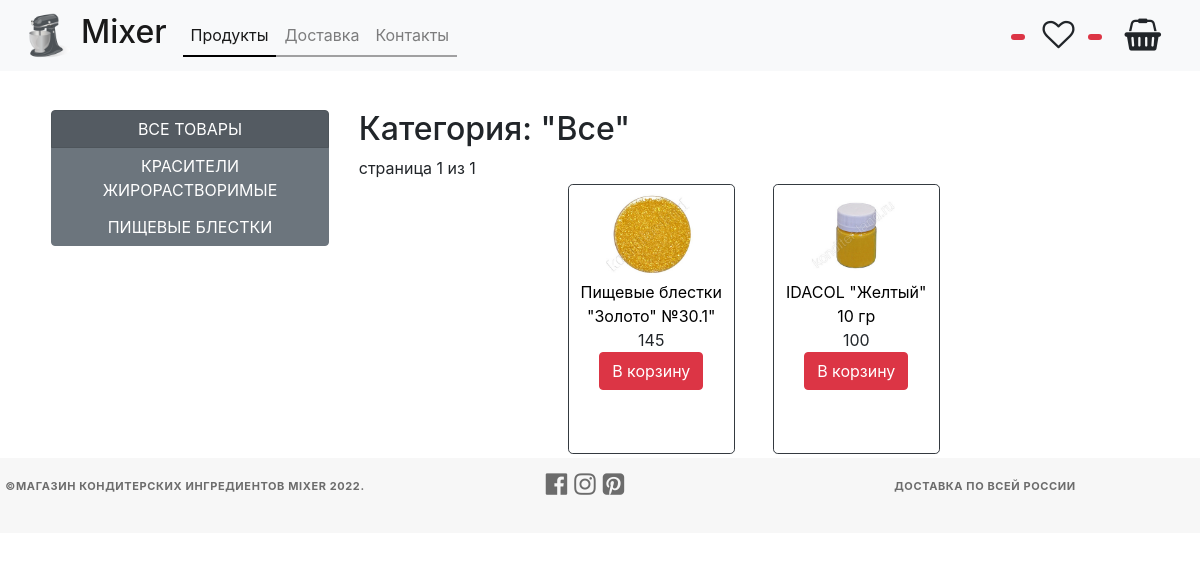
Screenshot of /category/0/products/ with the database file from the repository.
### mainapp/models.py (models this page shows, shortened)
class ProductCategory(models.Model):
    name = models.CharField('имя категории', max_length=64)
    description = models.TextField('описание категории', blank=True)
    is_active = models.BooleanField(
        verbose_name='активна', default=True, db_index=True)

class Product(models.Model):
    category = models.ForeignKey(ProductCategory,
                                 on_delete=models.CASCADE,
                                 verbose_name='категория продукта')
    name = models.CharField('имя продукта', max_length=128)
    image = models.ImageField(upload_to='products_images', blank=True)
    short_desc = models.CharField(
        verbose_name='краткое описание продукта', max_length=64, blank=True)
    description = models.TextField(
        verbose_name='описание продукта', blank=True)
    price = models.DecimalField(
        verbose_name='цена продукта', max_digits=8, decimal_places=0, default=0)
    quantity = models.PositiveIntegerField(
        verbose_name='количество товара', default=0)
    is_active = models.BooleanField(
        verbose_name='активна', default=True, db_index=True)

### mainapp/views.py (the view)
def category_products(request, pk, page=1):
    if pk == '0':
        category = {'pk': 0, 'name': 'все'}
        products = get_products()
    else:
        category = get_category(pk)
        products = get_products_in_product_category(pk)
    products_paginator = Paginator(products, 8)
    try:
        products = products_paginator.page(page)
    except PageNotAnInteger:
        products = products_paginator.page(1)
    except EmptyPage:
        products = products_paginator.page(products.paginator.num_pages)
    context = {
        'page_title': 'продукты по категории',
        'products_categories': get_links_menu(),
        'products': products,
        'category': category,
    }
    return render(request, 'mainapp/category_products.html', context)

### mainapp/views.py (called while the page is built)
def get_links_menu():
    if LOW_CACHE:
        key = 'links_menu'
        links_menu = cache.get(key)
        if links_menu is None:
            links_menu = ProductCategory.objects.filter(is_active=True)
            cache.set(key, links_menu)
        return links_menu
    else:
        return ProductCategory.objects.filter(is_active=True)

def get_products():
    if LOW_CACHE:
        key = 'products'
        products = cache.get(key)
        if products is None:
            products = Product.objects.filter(is_active=True,
                                              category__is_active=True
                                              ).select_related('category')
            cache.set(key, products)
        return products
    else:
        return Product.objects.filter(is_active=True,
                                      category__is_active=True
                                      ).select_related('category')

### mainapp/templates/mainapp/category_products.html
{% extends 'mainapp/base.html' %}
{% load static %}
{% block container %}
    {% include 'mainapp/includes/inc__category_products_list_content.html' %}
{% endblock %}

### mainapp/templates/mainapp/includes/inc__category_products_list_content.html (shortened to what this page needs)
{% load static %}
<div class="row justify-content-center">
    <div class="col-lg-3 col-md categories-menu">
        {% include 'mainapp/includes/inc__products_categories.html' %}
    </div>
    <div class="col-lg-8 products">
        <div class="title clearfix">
            <h2>Категория: "{{ category.name|title }}"</h2>
            <div class="paginator">
                <span class="current">страница {{ products.number }} из {{ products.paginator.num_pages }}</span>
            </div>
        </div>
        <div class="row justify-content-center">
            {% for product in products %}
                <div class="col-lg-3 col-md-6 ">
                    <div class="product border border-dark rounded-lg m-1 p-1">
                        <a href="{% url 'mainapp:product' product.pk %}" class=" linkBuyProduct"><img
                                src="/media/{{ product.image }}" alt="{{ product.name }}">
                            <div class="nameOfProduct">{{ product.name }}
                            </div>
                        </a>
                        <div class="numprice">{{ product.price }}</div>
                        <a class="btn btn-danger" href="#">В корзину</a>
                    </div>
                </div>
            {% endfor %}
        </div>
    </div>
</div>

### mainapp/templates/mainapp/includes/inc__products_categories.html
{% load static %}
<div class="products-categories btn-group-vertical" role="group" aria-label="Button group with nested dropdown">
    <button type="button" class="{% if request.resolver_match.kwargs.pk == '0' %} active {% endif %} btn btn-secondary">
        <a href="{% url 'mainapp:category_products' 0 %}">Все товары</a></button>
    {% for category in products_categories %}
        <a href="{% url 'mainapp:category_products' category.pk %}" type="button"
           class="{% if request.resolver_match.kwargs.pk|add:0 == category.pk %} active {% endif %} btn btn-secondary">{{ category.name }}</a>
    {% endfor %}
</div>

### static/styles/css/style.css (style rules this page uses)
* { margin: 0; padding: 0; }
.products-categories { float: left; }
.products-categories a { font-weight: 400; text-transform: uppercase; color: white; text-decoration: none; }
.product { text-align: center; height: 270px; }
.product .nameOfProduct { color: black; }
.product .linkBuyProduct { display: block; }
.product img { width: 70%; margin: 5px; }

### rows the page displays
ProductCategory: name "КРАСИТЕЛИ ЖИРОРАСТВОРИМЫЕ"
ProductCategory: name "ПИЩЕВЫЕ БЛЕСТКИ"
Product: image (picture), name "Пищевые блестки \"Золото\" №30.1\"", price "145"
Product: image (picture), name "IDACOL \"Желтый\" 10 гр", price "100"

### other values shown
{{ category.name|title }} "Все"
{{ products.number }} "1"
{{ products.paginator.num_pages }} "1"
